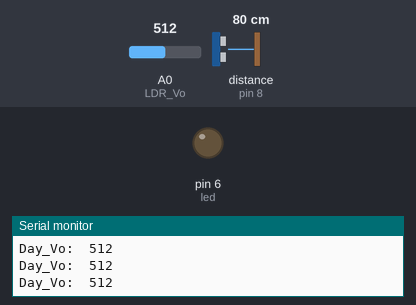
Bench run of a sketch on a simulated Arduino Uno, built with avr-gcc and run on an emulated ATmega328P. Shown: output pins drawn as LEDs (lit = HIGH), the last lines printed to the serial monitor. Wiring (inferred from the names in the program): ultrasonic range finder: trigger pin 7; echo pin 8. The test bench sets the inputs (shaded band); at power-on: A0 (LDR_Vo) = 512, distance to the obstacle (sensor on pin 8) 80 cm. The echo pulse lasts 58.3 µs per cm; pins used as bus, display or sensor lines are not drawn.

Above: at 1.2 s.
1.3 s: A0 (LDR_Vo) set to 190
At 1.9 s:
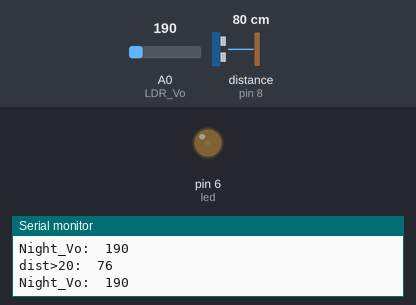
2.8 s: distance to the obstacle (sensor on pin 8) set to 23 cm
5.8 s: distance to the obstacle (sensor on pin 8) set to 19 cm
At 6.6 s:
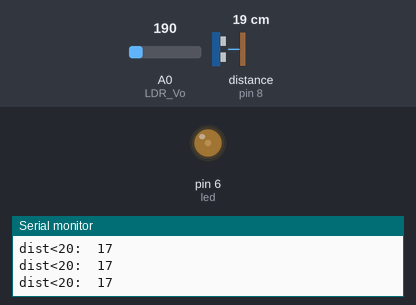
Timing chart, 0 to 14.8 s (numbered marks = the images above; inputs shaded):
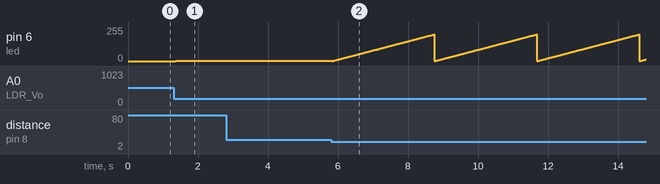

The sketch:

street_light_power_saving.ino
```cpp
int trig=7;
int echo=8;
int led=6;
int LDR_Vo=A0;
int Vo;
void setup()
{
pinMode(trig,OUTPUT);
pinMode(echo,INPUT);
pinMode(led,OUTPUT);
pinMode(LDR_Vo,INPUT);
Serial.begin(9600);
}
// range sensor calculation
int distance_cal()
{
  digitalWrite(trig,LOW);
  digitalWrite(trig,HIGH);
  delayMicroseconds(20);
  digitalWrite(trig,LOW);
  delayMicroseconds(20);
float  time_taken=pulseIn(echo,HIGH);
  int distance_measured=0.0165*time_taken;
  return distance_measured;
  }

void loop()

{
int  dist=distance_cal();
 dist=distance_cal();

 //During Day
Vo=analogRead(LDR_Vo);
while(Vo>200)
{
  Vo=analogRead(LDR_Vo);
  Serial.print("Day_Vo:  ");
  Serial.println(Vo);
  digitalWrite(led,LOW);
  }

  // During Night
while (Vo<200 )
{
  Serial.print("Night_Vo:  ");
  Serial.println(Vo);
  Vo=analogRead(LDR_Vo);
 if (dist>20)
 {
  dist=distance_cal();
  Vo=analogRead(LDR_Vo);
  Serial.print("dist>20:  ");
  Serial.println(dist);
analogWrite(led,1);
 }
  dist=distance_cal();
 if (dist<20)
 {
   dist=distance_cal();
   analogWrite(led,1);
  for(int i=0;i<200;i++)
  {
     dist=distance_cal();
  Serial.print("dist<20:  ");
  Serial.println(dist);
  analogWrite(led,i);
  delay(10);
  }

  }

  }


}
```

Measured:
- the behaviour switches between 22 and 21 cm on distance to the obstacle (sensor on pin 8) (found by bisection; images 1 and 2)
- after the input at 1.3 s, pin 6 (led): 0/255 → 1/255 after 0.06 s
